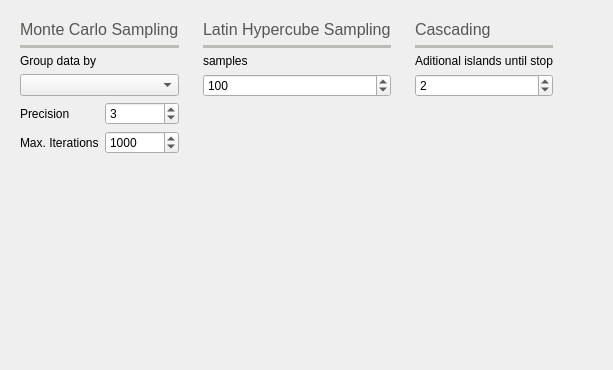
          <widget class="QWidget" name="tab_6">
           <attribute name="icon">
            <iconset resource="icons.qrc">
             <normaloff>:/Icons/icons/stochastic_power_flow.svg</normaloff>:/Icons/icons/stochastic_power_flow.svg</iconset>
           </attribute>
           <attribute name="title">
            <string>Stochastic</string>
           </attribute>
           <attribute name="toolTip">
            <string>Stochastic power flow settings</string>
           </attribute>
           <layout class="QGridLayout" name="gridLayout_12">
            <item row="2" column="0">
             <widget class="QFrame" name="frame_15">
              <property name="frameShape">
               <enum>QFrame::NoFrame</enum>
              </property>
              <property name="frameShadow">
               <enum>QFrame::Raised</enum>
              </property>
              <layout class="QGridLayout" name="gridLayout_6">
               <item row="6" column="1">
                <widget class="QSpinBox" name="tolerance_stochastic_spinBox">
                 <property name="minimum">
                  <number>1</number>
                 </property>
                 <property name="maximum">
                  <number>20</number>
                 </property>
                 <property name="value">
                  <number>3</number>
                 </property>
                </widget>
               </item>
               <item row="7" column="1">
                <widget class="QSpinBox" name="max_iterations_stochastic_spinBox">
                 <property name="minimum">
                  <number>10</number>
                 </property>
                 <property name="maximum">
                  <number>99999999</number>
                 </property>
                 <property name="value">
                  <number>1000</number>
                 </property>
                </widget>
               </item>
               <item row="7" column="0">
                <widget class="QLabel" name="label_13">
                 <property name="text">
                  <string>Max. Iterations</string>
                 </property>
                </widget>
               </item>
               <item row="6" column="0">
                <widget class="QLabel" name="label_12">
                 <property name="text">
                  <string>Precision</string>
                 </property>
                </widget>
               </item>
               <item row="4" column="0" colspan="2">
                <widget class="QComboBox" name="group_by_comboBox"/>
               </item>
               <item row="3" column="0">
                <widget class="QLabel" name="label_55">
                 <property name="text">
                  <string>Group data by</string>
                 </property>
                </widget>
               </item>
               <item row="8" column="0">
                <spacer name="verticalSpacer_8">
                 <property name="orientation">
                  <enum>Qt::Vertical</enum>
                 </property>
                 <property name="sizeHint" stdset="0">
                  <size>
                   <width>20</width>
                   <height>40</height>
                  </size>
                 </property>
                </spacer>
               </item>
               <item row="0" column="0" colspan="2">
                <widget class="QLabel" name="label_14">
                 <property name="palette">
                  <palette>
                   <active>
                    <colorrole role="WindowText">
                     <brush brushstyle="SolidPattern">
                      <color alpha="255">
                       <red>85</red>
                       <green>87</green>
                       <blue>83</blue>
                      </color>
                     </brush>
                    </colorrole>
                   </active>
                   <inactive>
                    <colorrole role="WindowText">
                     <brush brushstyle="SolidPattern">
                      <color alpha="255">
                       <red>85</red>
                       <green>87</green>
                       <blue>83</blue>
                      </color>
                     </brush>
                    </colorrole>
                   </inactive>
                   <disabled>
                    <colorrole role="WindowText">
                     <brush brushstyle="SolidPattern">
                      <color alpha="255">
                       <red>190</red>
                       <green>190</green>
                       <blue>190</blue>
                      </color>
                     </brush>
                    </colorrole>
                   </disabled>
                  </palette>
                 </property>
                 <property name="font">
                  <font>
                   <pointsize>12</pointsize>
                  </font>
                 </property>
                 <property name="text">
                  <string>Monte Carlo Sampling</string>
                 </property>
                </widget>
               </item>
               <item row="1" column="0" colspan="2">
                <widget class="Line" name="line_4">
                 <property name="palette">
                  <palette>
                   <active>
                    <colorrole role="WindowText">
                     <brush brushstyle="SolidPattern">
                      <color alpha="255">
                       <red>186</red>
                       <green>189</green>
                       <blue>182</blue>
                      </color>
                     </brush>
                    </colorrole>
                   </active>
                   <inactive>
                    <colorrole role="WindowText">
                     <brush brushstyle="SolidPattern">
                      <color alpha="255">
                       <red>186</red>
                       <green>189</green>
                       <blue>182</blue>
                      </color>
                     </brush>
                    </colorrole>
                   </inactive>
                   <disabled>
                    <colorrole role="WindowText">
                     <brush brushstyle="SolidPattern">
                      <color alpha="255">
                       <red>190</red>
                       <green>190</green>
                       <blue>190</blue>
                      </color>
                     </brush>
                    </colorrole>
                   </disabled>
                  </palette>
                 </property>
                 <property name="frameShadow">
                  <enum>QFrame::Plain</enum>
                 </property>
                 <property name="lineWidth">
                  <number>4</number>
                 </property>
                 <property name="orientation">
                  <enum>Qt::Horizontal</enum>
                 </property>
                </widget>
               </item>
              </layout>
             </widget>
            </item>
            <item row="2" column="1">
             <widget class="QFrame" name="frame_3">
              <property name="frameShape">
               <enum>QFrame::NoFrame</enum>
              </property>
              <property name="frameShadow">
               <enum>QFrame::Raised</enum>
              </property>
              <layout class="QVBoxLayout" name="verticalLayout_7">
               <item>
                <widget class="QLabel" name="label_22">
                 <property name="palette">
                  <palette>
                   <active>
                    <colorrole role="WindowText">
                     <brush brushstyle="SolidPattern">
                      <color alpha="255">
                       <red>85</red>
                       <green>87</green>
                       <blue>83</blue>
                      </color>
                     </brush>
                    </colorrole>
                   </active>
                   <inactive>
                    <colorrole role="WindowText">
                     <brush brushstyle="SolidPattern">
                      <color alpha="255">
                       <red>85</red>
                       <green>87</green>
                       <blue>83</blue>
                      </color>
                     </brush>
                    </colorrole>
                   </inactive>
                   <disabled>
                    <colorrole role="WindowText">
                     <brush brushstyle="SolidPattern">
                      <color alpha="255">
                       <red>190</red>
                       <green>190</green>
                       <blue>190</blue>
                      </color>
                     </brush>
                    </colorrole>
                   </disabled>
                  </palette>
                 </property>
                 <property name="font">
                  <font>
                   <pointsize>12</pointsize>
                  </font>
                 </property>
                 <property name="text">
                  <string>Latin Hypercube Sampling</string>
                 </property>
                </widget>
               </item>
               <item>
                <widget class="Line" name="line_9">
                 <property name="palette">
                  <palette>
                   <active>
                    <colorrole role="WindowText">
                     <brush brushstyle="SolidPattern">
                      <color alpha="255">
                       <red>186</red>
                       <green>189</green>
                       <blue>182</blue>
                      </color>
                     </brush>
                    </colorrole>
                   </active>
                   <inactive>
                    <colorrole role="WindowText">
                     <brush brushstyle="SolidPattern">
                      <color alpha="255">
                       <red>186</red>
                       <green>189</green>
                       <blue>182</blue>
                      </color>
                     </brush>
                    </colorrole>
                   </inactive>
                   <disabled>
                    <colorrole role="WindowText">
                     <brush brushstyle="SolidPattern">
                      <color alpha="255">
                       <red>190</red>
                       <green>190</green>
                       <blue>190</blue>
                      </color>
                     </brush>
                    </colorrole>
                   </disabled>
                  </palette>
                 </property>
                 <property name="frameShadow">
                  <enum>QFrame::Plain</enum>
                 </property>
                 <property name="lineWidth">
                  <number>4</number>
                 </property>
                 <property name="orientation">
                  <enum>Qt::Horizontal</enum>
                 </property>
                </widget>
               </item>
               <item>
                <widget class="QLabel" name="label_25">
                 <property name="text">
                  <string>samples</string>
                 </property>
                </widget>
               </item>
               <item>
                <widget class="QSpinBox" name="lhs_samples_number_spinBox">
                 <property name="toolTip">
                  <string>&lt;html&gt;&lt;head/&gt;&lt;body&gt;&lt;p&gt;Number of power flows to run with Latin-Hypercube.&lt;/p&gt;&lt;/body&gt;&lt;/html&gt;</string>
                 </property>
                 <property name="minimum">
                  <number>1</number>
                 </property>
                 <property name="maximum">
                  <number>999999999</number>
                 </property>
                 <property name="value">
                  <number>100</number>
                 </property>
                </widget>
               </item>
               <item>
                <spacer name="verticalSpacer_7">
                 <property name="orientation">
                  <enum>Qt::Vertical</enum>
                 </property>
                 <property name="sizeHint" stdset="0">
                  <size>
                   <width>20</width>
                   <height>40</height>
                  </size>
                 </property>
                </spacer>
               </item>
              </layout>
             </widget>
            </item>
            <item row="2" column="2">
             <widget class="QFrame" name="frame_22">
              <property name="frameShape">
               <enum>QFrame::NoFrame</enum>
              </property>
              <property name="frameShadow">
               <enum>QFrame::Raised</enum>
              </property>
              <layout class="QVBoxLayout" name="verticalLayout_11">
               <item>
                <widget class="QLabel" name="label_26">
                 <property name="palette">
                  <palette>
                   <active>
                    <colorrole role="WindowText">
                     <brush brushstyle="SolidPattern">
                      <color alpha="255">
                       <red>85</red>
                       <green>87</green>
                       <blue>83</blue>
                      </color>
                     </brush>
                    </colorrole>
                   </active>
                   <inactive>
                    <colorrole role="WindowText">
                     <brush brushstyle="SolidPattern">
                      <color alpha="255">
                       <red>85</red>
                       <green>87</green>
                       <blue>83</blue>
                      </color>
                     </brush>
                    </colorrole>
                   </inactive>
                   <disabled>
                    <colorrole role="WindowText">
                     <brush brushstyle="SolidPattern">
                      <color alpha="255">
                       <red>190</red>
                       <green>190</green>
                       <blue>190</blue>
                      </color>
                     </brush>
                    </colorrole>
                   </disabled>
                  </palette>
                 </property>
                 <property name="font">
                  <font>
                   <pointsize>12</pointsize>
                  </font>
                 </property>
                 <property name="text">
                  <string>Cascading</string>
                 </property>
                </widget>
               </item>
               <item>
                <widget class="Line" name="line_10">
                 <property name="palette">
                  <palette>
                   <active>
                    <colorrole role="WindowText">
                     <brush brushstyle="SolidPattern">
                      <color alpha="255">
                       <red>186</red>
                       <green>189</green>
                       <blue>182</blue>
                      </color>
                     </brush>
                    </colorrole>
                   </active>
                   <inactive>
                    <colorrole role="WindowText">
                     <brush brushstyle="SolidPattern">
                      <color alpha="255">
                       <red>186</red>
                       <green>189</green>
                       <blue>182</blue>
                      </color>
                     </brush>
                    </colorrole>
                   </inactive>
                   <disabled>
                    <colorrole role="WindowText">
                     <brush brushstyle="SolidPattern">
                      <color alpha="255">
                       <red>190</red>
                       <green>190</green>
                       <blue>190</blue>
                      </color>
                     </brush>
                    </colorrole>
                   </disabled>
                  </palette>
                 </property>
                 <property name="frameShadow">
                  <enum>QFrame::Plain</enum>
                 </property>
                 <property name="lineWidth">
                  <number>4</number>
                 </property>
                 <property name="orientation">
                  <enum>Qt::Horizontal</enum>
                 </property>
                </widget>
               </item>
               <item>
                <widget class="QLabel" name="label_28">
                 <property name="text">
                  <string>Aditional islands until stop</string>
                 </property>
                </widget>
               </item>
               <item>
                <widget class="QSpinBox" name="cascading_islands_spinBox">
                 <property name="minimum">
                  <number>1</number>
                 </property>
                 <property name="maximum">
                  <number>999999</number>
                 </property>
                 <property name="value">
                  <number>2</number>
                 </property>
                </widget>
               </item>
               <item>
                <spacer name="verticalSpacer_6">
                 <property name="orientation">
                  <enum>Qt::Vertical</enum>
                 </property>
                 <property name="sizeHint" stdset="0">
                  <size>
                   <width>20</width>
                   <height>40</height>
                  </size>
                 </property>
                </spacer>
               </item>
              </layout>
             </widget>
            </item>
            <item row="2" column="3">
             <spacer name="horizontalSpacer_12">
              <property name="orientation">
               <enum>Qt::Horizontal</enum>
              </property>
              <property name="sizeHint" stdset="0">
               <size>
                <width>40</width>
                <height>20</height>
               </size>
              </property>
             </spacer>
            </item>
            <item row="8" column="0">
             <spacer name="verticalSpacer_4">
              <property name="orientation">
               <enum>Qt::Vertical</enum>
              </property>
              <property name="sizeHint" stdset="0">
               <size>
                <width>20</width>
                <height>156</height>
               </size>
              </property>
             </spacer>
            </item>
           </layout>
          </widget>
